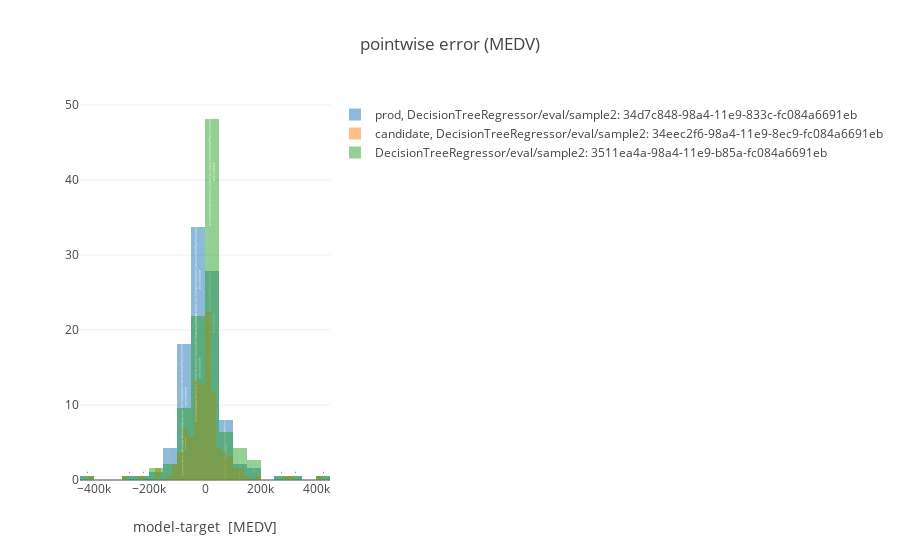

The notebook cell saved with this chart:
### Markdown cell above
#### Plot histogram of model error

### Code cell
plot.histogram_model_error(ml_repo, ml_repo.tree.models.DecisionTreeRegressor.model(), ml_repo.tree.test_data.sample2())

### Figure 1 — Plotly figure (JSON) as saved in the notebook; plotly's stock layout.template omitted (floating-point values rounded to 4 significant figures; data arrays with more than 128 entries replaced by an {"elided": "..."} marker saying what was removed)
{"data": [{"histnorm": "percent", "name": "prod, DecisionTreeRegressor/eval/sample2: 34d7c848-98a4-11e9-833c-fc084a6691eb", "opacity": 0.5, "text": "sample2:last<br>DecisionTreeRegressor/model:34d3d354-98a4-11e9-a50d-fc084a6691eb<br>", "type": "histogram", "uid": "57a27f9f-9e32-4aa3-822e-65d12a4fbbec", "x": {"elided": "187 float values"}}, {"histnorm": "percent", "name": "candidate, DecisionTreeRegressor/eval/sample2: 34eec2f6-98a4-11e9-8ec9-fc084a6691eb", "opacity": 0.5, "text": "sample2:last<br>DecisionTreeRegressor/model:34eb69da-98a4-11e9-8501-fc084a6691eb<br>", "type": "histogram", "uid": "4a0d7973-bc89-43fa-a48f-00b6e5d7ce56", "x": {"elided": "187 float values"}}, {"histnorm": "percent", "name": "DecisionTreeRegressor/eval/sample2: 3511ea4a-98a4-11e9-b85a-fc084a6691eb", "opacity": 0.5, "text": "sample2:last<br>DecisionTreeRegressor/model:350c21f4-98a4-11e9-82da-fc084a6691eb<br>", "type": "histogram", "uid": "a652feb8-c254-48a8-bd89-573f7390d350", "x": {"elided": "187 float values"}}], "layout": {"barmode": "overlay", "title": {"text": "pointwise error (MEDV)"}, "xaxis": {"title": {"text": "model-target  [MEDV]"}}}}
